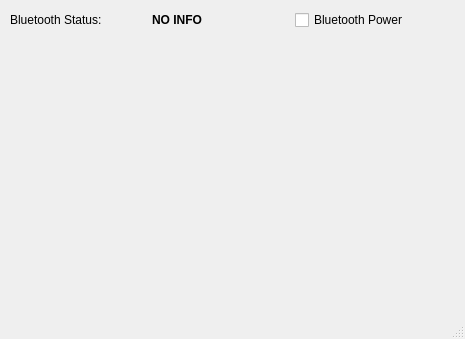
<?xml version="1.0" encoding="UTF-8"?>
<ui version="4.0">
 <class>BluetoothMenu</class>
 <widget class="QMainWindow" name="BluetoothMenu">
  <property name="geometry">
   <rect>
    <x>0</x>
    <y>0</y>
    <width>465</width>
    <height>339</height>
   </rect>
  </property>
  <property name="windowTitle">
   <string>Bluetooth Info</string>
  </property>
  <widget class="QWidget" name="centralwidget">
   <widget class="QWidget" name="gridLayoutWidget">
    <property name="geometry">
     <rect>
      <x>10</x>
      <y>10</y>
      <width>421</width>
      <height>271</height>
     </rect>
    </property>
    <layout class="QGridLayout" name="gridLayout">
     <property name="sizeConstraint">
      <enum>QLayout::SetMaximumSize</enum>
     </property>
     <item row="0" column="1">
      <widget class="QLabel" name="labelStatus">
       <property name="font">
        <font>
         <weight>75</weight>
         <bold>true</bold>
        </font>
       </property>
       <property name="text">
        <string>NO INFO</string>
       </property>
      </widget>
     </item>
     <item row="0" column="0">
      <widget class="QLabel" name="labelBluetooth">
       <property name="text">
        <string>Bluetooth Status: </string>
       </property>
      </widget>
     </item>
     <item row="0" column="2">
      <widget class="QCheckBox" name="checkBoxStatus">
       <property name="text">
        <string>Bluetooth Power</string>
       </property>
      </widget>
     </item>
    </layout>
   </widget>
  </widget>
  <widget class="QMenuBar" name="menubar">
   <property name="geometry">
    <rect>
     <x>0</x>
     <y>0</y>
     <width>465</width>
     <height>27</height>
    </rect>
   </property>
  </widget>
  <widget class="QStatusBar" name="statusbar"/>
 </widget>
 <resources/>
 <connections/>
</ui>
